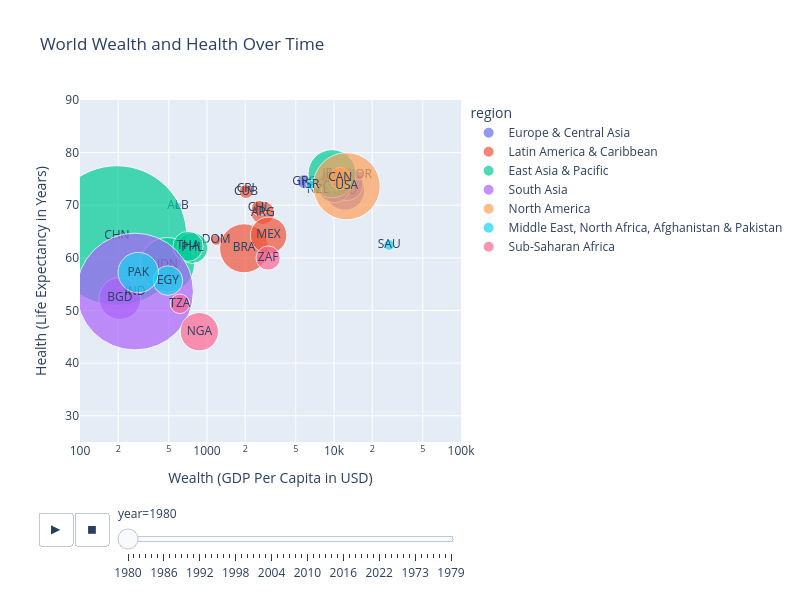

The notebook cell this image was saved under:
### Code cell
WorldBankChartingHelper.chart_wealth_and_health(world_wealth_and_health)

### Figure 1 — Plotly figure (JSON) as saved in the notebook; plotly's stock layout.template omitted (floating-point values rounded to 4 significant figures)
{"data": [{"hovertemplate": "<b>%{hovertext}</b><br><br>region=Europe & Central Asia<br>year=1980<br>Wealth (GDP Per Capita in USD)=%{x}<br>Health (Life Expectancy in Years)=%{y}<br>population_in_millions=%{marker.size}<br>country_code=%{text}<extra></extra>", "hovertext": ["Albania", "Germany", "France", "United Kingdom", "Greece", "Norway"], "ids": ["Albania", "Germany", "France", "United Kingdom", "Greece", "Norway"], "legendgroup": "Europe & Central Asia", "marker": {"color": "#636efa", "size": [2.67, 78.29, 55.27, 56.31, 9.64, 4.09], "sizemode": "area", "sizeref": 0.1008, "symbol": "circle"}, "mode": "markers+text", "name": "Europe & Central Asia", "orientation": "v", "showlegend": true, "text": ["ALB", "DEU", "FRA", "GBR", "GRC", "NOR"], "type": "scatter", "x": [590.6, 12180.0, 12570.0, 10030.0, 5812.0, 15770.0], "xaxis": "x", "y": [69.9, 72.8, 74.05, 73.68, 74.51, 75.67], "yaxis": "y"}, {"hovertemplate": "<b>%{hovertext}</b><br><br>region=Latin America & Caribbean <br>year=1980<br>Wealth (GDP Per Capita in USD)=%{x}<br>Health (Life Expectancy in Years)=%{y}<br>population_in_millions=%{marker.size}<br>country_code=%{text}<extra></extra>", "hovertext": ["Argentina", "Brazil", "Chile", "Costa Rica", "Cuba", "Dominican Republic", "Mexico"], "ids": ["Argentina", "Brazil", "Chile", "Costa Rica", "Cuba", "Dominican Republic", "Mexico"], "legendgroup": "Latin America & Caribbean ", "marker": {"color": "#EF553B", "size": [28.01, 121.2, 11.51, 2.39, 9.8, 5.73, 67.3], "sizemode": "area", "sizeref": 0.1008, "symbol": "circle"}, "mode": "markers+text", "name": "Latin America & Caribbean ", "orientation": "v", "showlegend": true, "text": ["ARG", "BRA", "CHL", "CRI", "CUB", "DOM", "MEX"], "type": "scatter", "x": [2748.0, 1959.0, 2571.0, 2021.0, 2031.0, 1180.0, 3055.0], "xaxis": "x", "y": [68.58, 61.82, 69.47, 73.03, 72.6, 63.39, 64.28], "yaxis": "y"}, {"hovertemplate": "<b>%{hovertext}</b><br><br>region=East Asia & Pacific<br>year=1980<br>Wealth (GDP Per Capita in USD)=%{x}<br>Health (Life Expectancy in Years)=%{y}<br>population_in_millions=%{marker.size}<br>country_code=%{text}<extra></extra>", "hovertext": ["Australia", "China", "Indonesia", "Japan", "New Zealand", "Philippines", "Thailand"], "ids": ["Australia", "China", "Indonesia", "Japan", "New Zealand", "Philippines", "Thailand"], "legendgroup": "East Asia & Pacific", "marker": {"color": "#00cc96", "size": [14.69, 981.2, 148.9, 116.8, 3.11, 48.04, 45.65], "sizemode": "area", "sizeref": 0.1008, "symbol": "circle"}, "mode": "markers+text", "name": "East Asia & Pacific", "orientation": "v", "showlegend": true, "text": ["AUS", "CHN", "IDN", "JPN", "NZL", "PHL", "THA"], "type": "scatter", "x": [10220.0, 195.1, 486.6, 9669.0, 7467.0, 767.0, 708.7], "xaxis": "x", "y": [74.33, 64.24, 58.7, 75.99, 72.83, 61.88, 62.19], "yaxis": "y"}, {"hovertemplate": "<b>%{hovertext}</b><br><br>region=South Asia<br>year=1980<br>Wealth (GDP Per Capita in USD)=%{x}<br>Health (Life Expectancy in Years)=%{y}<br>population_in_millions=%{marker.size}<br>country_code=%{text}<extra></extra>", "hovertext": ["Bangladesh", "India"], "ids": ["Bangladesh", "India"], "legendgroup": "South Asia", "marker": {"color": "#ab63fa", "size": [88.02, 687.4], "sizemode": "area", "sizeref": 0.1008, "symbol": "circle"}, "mode": "markers+text", "name": "South Asia", "orientation": "v", "showlegend": true, "text": ["BGD", "IND"], "type": "scatter", "x": [206.1, 271.1], "xaxis": "x", "y": [52.28, 53.59], "yaxis": "y"}, {"hovertemplate": "<b>%{hovertext}</b><br><br>region=North America<br>year=1980<br>Wealth (GDP Per Capita in USD)=%{x}<br>Health (Life Expectancy in Years)=%{y}<br>population_in_millions=%{marker.size}<br>country_code=%{text}<extra></extra>", "hovertext": ["Canada", "United States"], "ids": ["Canada", "United States"], "legendgroup": "North America", "marker": {"color": "#FFA15A", "size": [24.52, 227.2], "sizemode": "area", "sizeref": 0.1008, "symbol": "circle"}, "mode": "markers+text", "name": "North America", "orientation": "v", "showlegend": true, "text": ["CAN", "USA"], "type": "scatter", "x": [11210.0, 12570.0], "xaxis": "x", "y": [75.1, 73.61], "yaxis": "y"}, {"hovertemplate": "<b>%{hovertext}</b><br><br>region=Middle East, North Africa, Afghanistan & Pakistan<br>year=1980<br>Wealth (GDP Per Capita in USD)=%{x}<br>Health (Life Expectancy in Years)=%{y}<br>population_in_millions=%{marker.size}<br>country_code=%{text}<extra></extra>", "hovertext": ["Egypt, Arab Rep.", "Israel", "Pakistan", "Saudi Arabia"], "ids": ["Egypt, Arab Rep.", "Israel", "Pakistan", "Saudi Arabia"], "legendgroup": "Middle East, North Africa, Afghanistan & Pakistan", "marker": {"color": "#19d3f3", "size": [43.95, 3.88, 82.29, 6.05], "sizemode": "area", "sizeref": 0.1008, "symbol": "circle"}, "mode": "markers+text", "name": "Middle East, North Africa, Afghanistan & Pakistan", "orientation": "v", "showlegend": true, "text": ["EGY", "ISR", "PAK", "SAU"], "type": "scatter", "x": [493.1, 6549.0, 287.4, 27210.0], "xaxis": "x", "y": [55.67, 73.88, 57.2, 62.44], "yaxis": "y"}, {"hovertemplate": "<b>%{hovertext}</b><br><br>region=Sub-Saharan Africa <br>year=1980<br>Wealth (GDP Per Capita in USD)=%{x}<br>Health (Life Expectancy in Years)=%{y}<br>population_in_millions=%{marker.size}<br>country_code=%{text}<extra></extra>", "hovertext": ["Nigeria", "Tanzania", "South Africa"], "ids": ["Nigeria", "Tanzania", "South Africa"], "legendgroup": "Sub-Saharan Africa ", "marker": {"color": "#FF6692", "size": [73.76, 19.19, 29.52], "sizemode": "area", "sizeref": 0.1008, "symbol": "circle"}, "mode": "markers+text", "name": "Sub-Saharan Africa ", "orientation": "v", "showlegend": true, "text": ["NGA", "TZA", "ZAF"], "type": "scatter", "x": [870.4, 611.2, 3029.0], "xaxis": "x", "y": [45.96, 51.27, 59.96], "yaxis": "y"}], "layout": {"height": 600, "legend": {"itemsizing": "constant", "title": {"text": "region"}, "tracegroupgap": 0}, "sliders": [{"active": 0, "currentvalue": {"prefix": "year="}, "len": 0.9, "pad": {"b": 10, "t": 60}, "steps": [{"args": [["1980"], {"frame": {"duration": 0, "redraw": false}, "fromcurrent": true, "mode": "immediate", "transition": {"duration": 0, "easing": "linear"}}], "label": "1980", "method": "animate"}, {"args": [["1981"], {"frame": {"duration": 0, "redraw": false}, "fromcurrent": true, "mode": "immediate", "transition": {"duration": 0, "easing": "linear"}}], "label": "1981", "method": "animate"}, {"args": [["1982"], {"frame": {"duration": 0, "redraw": false}, "fromcurrent": true, "mode": "immediate", "transition": {"duration": 0, "easing": "linear"}}], "label": "1982", "method": "animate"}, {"args": [["1983"], {"frame": {"duration": 0, "redraw": false}, "fromcurrent": true, "mode": "immediate", "transition": {"duration": 0, "easing": "linear"}}], "label": "1983", "method": "animate"}, {"args": [["1984"], {"frame": {"duration": 0, "redraw": false}, "fromcurrent": true, "mode": "immediate", "transition": {"duration": 0, "easing": "linear"}}], "label": "1984", "method": "animate"}, {"args": [["1985"], {"frame": {"duration": 0, "redraw": false}, "fromcurrent": true, "mode": "immediate", "transition": {"duration": 0, "easing": "linear"}}], "label": "1985", "method": "animate"}, {"args": [["1986"], {"frame": {"duration": 0, "redraw": false}, "fromcurrent": true, "mode": "immediate", "transition": {"duration": 0, "easing": "linear"}}], "label": "1986", "method": "animate"}, {"args": [["1987"], {"frame": {"duration": 0, "redraw": false}, "fromcurrent": true, "mode": "immediate", "transition": {"duration": 0, "easing": "linear"}}], "label": "1987", "method": "animate"}, {"args": [["1988"], {"frame": {"duration": 0, "redraw": false}, "fromcurrent": true, "mode": "immediate", "transition": {"duration": 0, "easing": "linear"}}], "label": "1988", "method": "animate"}, {"args": [["1989"], {"frame": {"duration": 0, "redraw": false}, "fromcurrent": true, "mode": "immediate", "transition": {"duration": 0, "easing": "linear"}}], "label": "1989", "method": "animate"}, {"args": [["1990"], {"frame": {"duration": 0, "redraw": false}, "fromcurrent": true, "mode": "immediate", "transition": {"duration": 0, "easing": "linear"}}], "label": "1990", "method": "animate"}, {"args": [["1991"], {"frame": {"duration": 0, "redraw": false}, "fromcurrent": true, "mode": "immediate", "transition": {"duration": 0, "easing": "linear"}}], "label": "1991", "method": "animate"}, {"args": [["1992"], {"frame": {"duration": 0, "redraw": false}, "fromcurrent": true, "mode": "immediate", "transition": {"duration": 0, "easing": "linear"}}], "label": "1992", "method": "animate"}, {"args": [["1993"], {"frame": {"duration": 0, "redraw": false}, "fromcurrent": true, "mode": "immediate", "transition": {"duration": 0, "easing": "linear"}}], "label": "1993", "method": "animate"}, {"args": [["1994"], {"frame": {"duration": 0, "redraw": false}, "fromcurrent": true, "mode": "immediate", "transition": {"duration": 0, "easing": "linear"}}], "label": "1994", "method": "animate"}, {"args": [["1995"], {"frame": {"duration": 0, "redraw": false}, "fromcurrent": true, "mode": "immediate", "transition": {"duration": 0, "easing": "linear"}}], "label": "1995", "method": "animate"}, {"args": [["1996"], {"frame": {"duration": 0, "redraw": false}, "fromcurrent": true, "mode": "immediate", "transition": {"duration": 0, "easing": "linear"}}], "label": "1996", "method": "animate"}, {"args": [["1997"], {"frame": {"duration": 0, "redraw": false}, "fromcurrent": true, "mode": "immediate", "transition": {"duration": 0, "easing": "linear"}}], "label": "1997", "method": "animate"}, {"args": [["1998"], {"frame": {"duration": 0, "redraw": false}, "fromcurrent": true, "mode": "immediate", "transition": {"duration": 0, "easing": "linear"}}], "label": "1998", "method": "animate"}, {"args": [["1999"], {"frame": {"duration": 0, "redraw": false}, "fromcurrent": true, "mode": "immediate", "transition": {"duration": 0, "easing": "linear"}}], "label": "1999", "method": "animate"}, {"args": [["2000"], {"frame": {"duration": 0, "redraw": false}, "fromcurrent": true, "mode": "immediate", "transition": {"duration": 0, "easing": "linear"}}], "label": "2000", "method": "animate"}, {"args": [["2001"], {"frame": {"duration": 0, "redraw": false}, "fromcurrent": true, "mode": "immediate", "transition": {"duration": 0, "easing": "linear"}}], "label": "2001", "method": "animate"}, {"args": [["2002"], {"frame": {"duration": 0, "redraw": false}, "fromcurrent": true, "mode": "immediate", "transition": {"duration": 0, "easing": "linear"}}], "label": "2002", "method": "animate"}, {"args": [["2003"], {"frame": {"duration": 0, "redraw": false}, "fromcurrent": true, "mode": "immediate", "transition": {"duration": 0, "easing": "linear"}}], "label": "2003", "method": "animate"}, {"args": [["2004"], {"frame": {"duration": 0, "redraw": false}, "fromcurrent": true, "mode": "immediate", "transition": {"duration": 0, "easing": "linear"}}], "label": "2004", "method": "animate"}, {"args": [["2005"], {"frame": {"duration": 0, "redraw": false}, "fromcurrent": true, "mode": "immediate", "transition": {"duration": 0, "easing": "linear"}}], "label": "2005", "method": "animate"}, {"args": [["2006"], {"frame": {"duration": 0, "redraw": false}, "fromcurrent": true, "mode": "immediate", "transition": {"duration": 0, "easing": "linear"}}], "label": "2006", "method": "animate"}, {"args": [["2007"], {"frame": {"duration": 0, "redraw": false}, "fromcurrent": true, "mode": "immediate", "transition": {"duration": 0, "easing": "linear"}}], "label": "2007", "method": "animate"}, {"args": [["2008"], {"frame": {"duration": 0, "redraw": false}, "fromcurrent": true, "mode": "immediate", "transition": {"duration": 0, "easing": "linear"}}], "label": "2008", "method": "animate"}, {"args": [["2009"], {"frame": {"duration": 0, "redraw": false}, "fromcurrent": true, "mode": "immediate", "transition": {"duration": 0, "easing": "linear"}}], "label": "2009", "method": "animate"}, {"args": [["2010"], {"frame": {"duration": 0, "redraw": false}, "fromcurrent": true, "mode": "immediate", "transition": {"duration": 0, "easing": "linear"}}], "label": "2010", "method": "animate"}, {"args": [["2011"], {"frame": {"duration": 0, "redraw": false}, "fromcurrent": true, "mode": "immediate", "transition": {"duration": 0, "easing": "linear"}}], "label": "2011", "method": "animate"}, {"args": [["2012"], {"frame": {"duration": 0, "redraw": false}, "fromcurrent": true, "mode": "immediate", "transition": {"duration": 0, "easing": "linear"}}], "label": "2012", "method": "animate"}, {"args": [["2013"], {"frame": {"duration": 0, "redraw": false}, "fromcurrent": true, "mode": "immediate", "transition": {"duration": 0, "easing": "linear"}}], "label": "2013", "method": "animate"}, {"args": [["2014"], {"frame": {"duration": 0, "redraw": false}, "fromcurrent": true, "mode": "immediate", "transition": {"duration": 0, "easing": "linear"}}], "label": "2014", "method": "animate"}, {"args": [["2015"], {"frame": {"duration": 0, "redraw": false}, "fromcurrent": true, "mode": "immediate", "transition": {"duration": 0, "easing": "linear"}}], "label": "2015", "method": "animate"}, {"args": [["2016"], {"frame": {"duration": 0, "redraw": false}, "fromcurrent": true, "mode": "immediate", "transition": {"duration": 0, "easing": "linear"}}], "label": "2016", "method": "animate"}, {"args": [["2017"], {"frame": {"duration": 0, "redraw": false}, "fromcurrent": true, "mode": "immediate", "transition": {"duration": 0, "easing": "linear"}}], "label": "2017", "method": "animate"}, {"args": [["2018"], {"frame": {"duration": 0, "redraw": false}, "fromcurrent": true, "mode": "immediate", "transition": {"duration": 0, "easing": "linear"}}], "label": "2018", "method": "animate"}, {"args": [["2019"], {"frame": {"duration": 0, "redraw": false}, "fromcurrent": true, "mode": "immediate", "transition": {"duration": 0, "easing": "linear"}}], "label": "2019", "method": "animate"}, {"args": [["2020"], {"frame": {"duration": 0, "redraw": false}, "fromcurrent": true, "mode": "immediate", "transition": {"duration": 0, "easing": "linear"}}], "label": "2020", "method": "animate"}, {"args": [["2021"], {"frame": {"duration": 0, "redraw": false}, "fromcurrent": true, "mode": "immediate", "transition": {"duration": 0, "easing": "linear"}}], "label": "2021", "method": "animate"}, {"args": [["2022"], {"frame": {"duration": 0, "redraw": false}, "fromcurrent": true, "mode": "immediate", "transition": {"duration": 0, "easing": "linear"}}], "label": "2022", "method": "animate"}, {"args": [["2023"], {"frame": {"duration": 0, "redraw": false}, "fromcurrent": true, "mode": "immediate", "transition": {"duration": 0, "easing": "linear"}}], "label": "2023", "method": "animate"}, {"args": [["2024"], {"frame": {"duration": 0, "redraw": false}, "fromcurrent": true, "mode": "immediate", "transition": {"duration": 0, "easing": "linear"}}], "label": "2024", "method": "animate"}, {"args": [["1970"], {"frame": {"duration": 0, "redraw": false}, "fromcurrent": true, "mode": "immediate", "transition": {"duration": 0, "easing": "linear"}}], "label": "1970", "method": "animate"}, {"args": [["1971"], {"frame": {"duration": 0, "redraw": false}, "fromcurrent": true, "mode": "immediate", "transition": {"duration": 0, "easing": "linear"}}], "label": "1971", "method": "animate"}, {"args": [["1972"], {"frame": {"duration": 0, "redraw": false}, "fromcurrent": true, "mode": "immediate", "transition": {"duration": 0, "easing": "linear"}}], "label": "1972", "method": "animate"}, {"args": [["1973"], {"frame": {"duration": 0, "redraw": false}, "fromcurrent": true, "mode": "immediate", "transition": {"duration": 0, "easing": "linear"}}], "label": "1973", "method": "animate"}, {"args": [["1974"], {"frame": {"duration": 0, "redraw": false}, "fromcurrent": true, "mode": "immediate", "transition": {"duration": 0, "easing": "linear"}}], "label": "1974", "method": "animate"}, {"args": [["1975"], {"frame": {"duration": 0, "redraw": false}, "fromcurrent": true, "mode": "immediate", "transition": {"duration": 0, "easing": "linear"}}], "label": "1975", "method": "animate"}, {"args": [["1976"], {"frame": {"duration": 0, "redraw": false}, "fromcurrent": true, "mode": "immediate", "transition": {"duration": 0, "easing": "linear"}}], "label": "1976", "method": "animate"}, {"args": [["1977"], {"frame": {"duration": 0, "redraw": false}, "fromcurrent": true, "mode": "immediate", "transition": {"duration": 0, "easing": "linear"}}], "label": "1977", "method": "animate"}, {"args": [["1978"], {"frame": {"duration": 0, "redraw": false}, "fromcurrent": true, "mode": "immediate", "transition": {"duration": 0, "easing": "linear"}}], "label": "1978", "method": "animate"}, {"args": [["1979"], {"frame": {"duration": 0, "redraw": false}, "fromcurrent": true, "mode": "immediate", "transition": {"duration": 0, "easing": "linear"}}], "label": "1979", "method": "animate"}], "x": 0.1, "xanchor": "left", "y": 0, "yanchor": "top"}], "title": {"text": "World Wealth and Health Over Time"}, "updatemenus": [{"buttons": [{"args": [null, {"frame": {"duration": 500, "redraw": false}, "fromcurrent": true, "mode": "immediate", "transition": {"duration": 500, "easing": "linear"}}], "label": "&#9654;", "method": "animate"}, {"args": [[null], {"frame": {"duration": 0, "redraw": false}, "fromcurrent": true, "mode": "immediate", "transition": {"duration": 0, "easing": "linear"}}], "label": "&#9724;", "method": "animate"}], "direction": "left", "pad": {"r": 10, "t": 70}, "showactive": false, "type": "buttons", "x": 0.1, "xanchor": "right", "y": 0, "yanchor": "top"}], "width": 800, "xaxis": {"anchor": "y", "domain": [0, 1], "range": [2, 5], "title": {"text": "Wealth (GDP Per Capita in USD)"}, "type": "log"}, "yaxis": {"anchor": "x", "domain": [0, 1], "range": [25, 90], "title": {"text": "Health (Life Expectancy in Years)"}}}}
